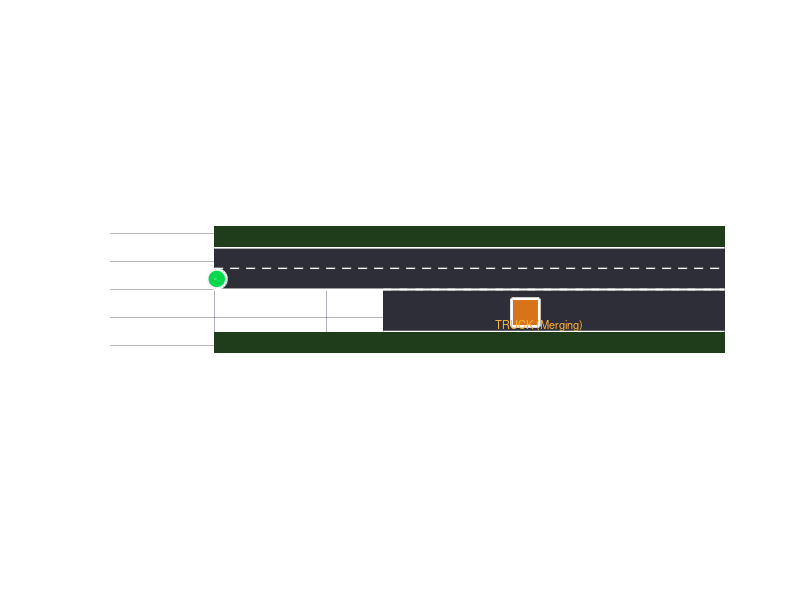

Here is the MATLAB script that generated this plot: (Note: this script raises an error after producing the figure.)
% scenario_highway_merge.m
% ADAS Vision — Driving Scenario 3: Indian Highway Merge
%
% Tests vehicle navigation during highway merging with high speed differentials
% and unpredictable commercial vehicle behavior common on Indian highways.
%
% Elements:
%   - 2-lane dual carriageway (70 km/h design speed) + 1 on-ramp merging lane
%   - Ego vehicle: cruising in left lane (speed: ~50 km/h)
%   - Slow overloaded commercial truck (Tata 1613 style): merging at 25 km/h cutting into lane
%   - Fast SUV in overtaking lane (85 km/h)
%   - Two-wheeler riding on the shoulder against traffic
%
% Usage:
%   >> scenario_highway_merge

fprintf('=== Scenario 3: Highway Merge ===\n');

% ---------------------------------------------------------------------------
% Road geometry
% ---------------------------------------------------------------------------
road_len_m  = 300.0;
lw          = 3.75;  % standard Indian highway lane width (m)
merge_start = 30.0;
merge_end   = 160.0;

% ---------------------------------------------------------------------------
% Actors
% ---------------------------------------------------------------------------
% Ego vehicle (starts on main highway left lane, cruising)
ego.x       = 0.0;
ego.y       = lw / 2;
ego.heading = 0.0;
ego.speed   = 13.88; % ~50 km/h
ego.target_speed = 15.0; % ~54 km/h

% Slow overloaded commercial truck in merge lane
truck.x       = 55.0;
truck.y       = -lw * 1.1;
truck.heading = 0.0;
truck.speed   = 6.94; % 25 km/h
truck.length  = 8.5;
truck.width   = 2.5;
truck.merging = true;

% Fast overtaking SUV in right lane (y = 3*lw/2)
suv.x       = -50.0;
suv.y       = lw * 1.5;
suv.heading = 0.0;
suv.speed   = 22.2; % 80 km/h
suv.length  = 4.8;
suv.width   = 1.9;

% Errant two-wheeler on left shoulder
bike.x       = 160.0;
bike.y       = -lw * 1.8;
bike.heading = pi; % driving against traffic
bike.speed   = 3.5;

% ---------------------------------------------------------------------------
% Simulation settings
% ---------------------------------------------------------------------------
dt     = 0.033;
t_end  = 25.0;
goal   = [road_len_m - 20, lw/2];
tol    = 5.0;
wb     = 2.70;

% ---------------------------------------------------------------------------
% Visualization Setup
% ---------------------------------------------------------------------------
fig = figure('Name','Scenario 3 — Indian Highway Merge','NumberTitle','off',...
             'Color',[0.06 0.06 0.10],'Position',[60 120 1000 480]);
ax  = axes('Parent',fig,'Color',[0.12 0.12 0.16],...
           'XColor','w','YColor','w','GridColor',[0.25 0.25 0.35],'GridAlpha',0.4);
hold(ax,'on'); grid(ax,'on');
axis(ax,'equal');
xlim(ax, [-10, road_len_m]);
ylim(ax, [-lw*3, lw*3]);
xlabel(ax, 'Longitudinal Position (m)', 'Color','w');
ylabel(ax, 'Lateral Position (m)', 'Color','w');

% Main Highway Lanes (Dark asphalt)
fill(ax, [0 road_len_m road_len_m 0], [0 0 2*lw 2*lw], [0.18 0.18 0.22], 'EdgeColor','none');

% Merge Ramp
fill(ax, [merge_start merge_end merge_end merge_start], ...
     [-lw*2 -lw*2 0 0], [0.18 0.18 0.22], 'EdgeColor','none');

% Road markings
plot(ax, [0 road_len_m], [2*lw 2*lw], 'w-', 'LineWidth', 2); % Outer right
plot(ax, [0 road_len_m], [0 0], 'w-', 'LineWidth', 1.5);    % Edge line
plot(ax, [0 road_len_m], [lw lw], 'w--', 'LineWidth', 1.0); % Lane divider

% Merge entry taper & solid line
plot(ax, [merge_start merge_end], [-lw*2 -lw*2], 'w-', 'LineWidth', 1.5);
plot(ax, [merge_start merge_end-30], [0 0], 'w--', 'LineWidth', 1.2);

% Shoulder grass
fill(ax, [0 road_len_m road_len_m 0], [-lw*3 -lw*3 -lw*2 -lw*2], [0.12 0.24 0.10], 'EdgeColor','none');
fill(ax, [0 road_len_m road_len_m 0], [2*lw 2*lw 2*lw+5 2*lw+5], [0.12 0.24 0.10], 'EdgeColor','none');

% Goal Marker
plot(ax, goal(1), goal(2), 'p', 'MarkerSize', 18, 'MarkerFaceColor', [1 0.85 0], 'MarkerEdgeColor', 'w');
text(ax, goal(1)+2, goal(2)+1, 'GOAL', 'Color', [1 0.85 0], 'FontSize', 9);

% Actor Graphics Handles
h_ego   = plot(ax, ego.x, ego.y, 'o', 'MarkerSize', 14, 'MarkerFaceColor', [0 0.85 0.3], 'MarkerEdgeColor','w', 'LineWidth', 2);
h_truck = plot(ax, truck.x, truck.y, 's', 'MarkerSize', 20, 'MarkerFaceColor', [0.85 0.45 0.1], 'MarkerEdgeColor','w', 'LineWidth', 2);
h_suv   = plot(ax, suv.x, suv.y, 'd', 'MarkerSize', 14, 'MarkerFaceColor', [0.3 0.6 1.0], 'MarkerEdgeColor','w');
h_bike  = plot(ax, bike.x, bike.y, '^', 'MarkerSize', 10, 'MarkerFaceColor', [1.0 0.2 0.2], 'MarkerEdgeColor','w');
h_traj  = plot(ax, ego.x, ego.y, '--', 'Color', [0.4 0.9 0.4], 'LineWidth', 1.2);

text(ax, truck.x-5, truck.y-2, 'TRUCK (Merging)', 'Color', [1 0.7 0.2], 'FontSize', 8);
text(ax, suv.x-5, suv.y+2, 'SUV (Fast)', 'Color', [0.5 0.8 1.0], 'FontSize', 8);

h_status = text(ax, 0.02, 0.94, '', 'Units', 'normalized', 'Color', 'w', ...
                'FontSize', 10, 'VerticalAlignment', 'top', 'FontWeight', 'bold');

% ---------------------------------------------------------------------------
% Simulation Loop
% ---------------------------------------------------------------------------
t = 0;
arrived = false;
traj_x = ego.x;
traj_y = ego.y;
event_log = {};
last_decision = '';

while t < t_end && ishandle(fig)
    dist_to_goal = norm([ego.x, ego.y] - goal);
    if dist_to_goal < tol
        arrived = true;
        break;
    end

    % 1. Update Actors
    % Truck merges into left lane between x=60 and x=110
    if truck.y < (lw/2)
        truck.y = min(lw/2, truck.y + 1.2 * dt);
    end
    truck.x = truck.x + truck.speed * dt;

    suv.x  = suv.x + suv.speed * dt;
    bike.x = bike.x - bike.speed * dt;

    % 2. Perception & Decision
    dx_truck = truck.x - ego.x;
    dy_truck = truck.y - ego.y;
    d_truck  = norm([dx_truck, dy_truck]);

    decision = 'PROCEED';
    v_cmd = ego.target_speed;
    steer = 0;

    % Longitudinal and Lateral Control Logic
    if dx_truck > 0 && dx_truck < 20.0 && abs(dy_truck) < 2.2
        decision = 'BRAKE';
        v_cmd = truck.speed * 0.8;
        msg = sprintf('t=%.1fs: BRAKE — Truck cut-in gap: %.1fm', t, d_truck);
        if ~strcmp(decision, last_decision) || mod(round(t*10), 10) == 0
            fprintf('  %s\n', msg);
            event_log{end+1} = msg; %#ok<AGROW>
        end
    elseif dx_truck > 0 && dx_truck < 38.0 && abs(dy_truck) < 3.0
        decision = 'CAUTION';
        v_cmd = truck.speed * 1.05;
        msg = sprintf('t=%.1fs: CAUTION — Merging commercial vehicle %.1fm ahead', t, d_truck);
        if ~strcmp(decision, last_decision) || mod(round(t*10), 15) == 0
            fprintf('  %s\n', msg);
            event_log{end+1} = msg; %#ok<AGROW>
        end
    elseif dx_truck > 0 && dx_truck < 55.0 && truck.y < 0
        decision = 'SLOW';
        v_cmd = ego.target_speed * 0.8;
        msg = sprintf('t=%.1fs: SLOW — Merging vehicle on on-ramp (%.1fm)', t, d_truck);
        if ~strcmp(decision, last_decision)
            fprintf('  %s\n', msg);
            event_log{end+1} = msg; %#ok<AGROW>
        end
    end

    last_decision = decision;

    % 3. Ego Dynamics
    accel = 2.2 * (v_cmd - ego.speed);
    ego.speed = max(0, ego.speed + accel * dt);
    ego.heading = ego.heading + (ego.speed / wb) * tan(steer) * dt;
    ego.x = ego.x + ego.speed * cos(ego.heading) * dt;
    ego.y = ego.y + ego.speed * sin(ego.heading) * dt;

    % Keep on road boundaries
    ego.y = max(0.5, min(2*lw - 0.5, ego.y));

    traj_x(end+1) = ego.x; %#ok<AGROW>
    traj_y(end+1) = ego.y; %#ok<AGROW>

    % 4. Graphics Update
    set(h_ego,   'XData', ego.x,   'YData', ego.y);
    set(h_truck, 'XData', truck.x, 'YData', truck.y);
    set(h_suv,   'XData', suv.x,   'YData', suv.y);
    set(h_bike,  'XData', bike.x,  'YData', bike.y);
    set(h_traj,  'XData', traj_x,  'YData', traj_y);

    % Camera follow ego
    xlim(ax, [ego.x - 20, ego.x + 90]);

    col = scenario_color(decision);
    set(h_status, 'String', sprintf('t=%.1fs | Decision: %s | Ego Speed: %.1f km/h | Truck Gap: %.1fm', ...
        t, decision, ego.speed*3.6, d_truck), 'Color', col);
    title(ax, sprintf('Scenario 3 — Highway Merge | %s', decision), 'Color', col, 'FontSize', 12);

    drawnow limitrate;
    t = t + dt;
end

fprintf('\n=== Scenario 3 Complete ===\n');
if arrived
    fprintf('  Goal reached in %.1f s\n', t);
else
    fprintf('  Simulation ended at t=%.1f s\n', t);
end
fprintf('  Events logged: %d\n', numel(event_log));

scenario_result.name    = 'highway_merge';
scenario_result.t_total = t;
scenario_result.arrived = arrived;
scenario_result.traj_x  = traj_x;
scenario_result.traj_y  = traj_y;
assignin('base', 'scenario_result', scenario_result);

function c = scenario_color(d)
    switch d
        case 'PROCEED',  c = [0.2 0.9 0.2];
        case 'CAUTION',  c = [1.0 0.8 0.0];
        case 'SLOW',     c = [1.0 0.5 0.0];
        case 'BRAKE',    c = [1.0 0.2 0.0];
        otherwise,       c = [0.8 0.8 0.8];
    end
end
